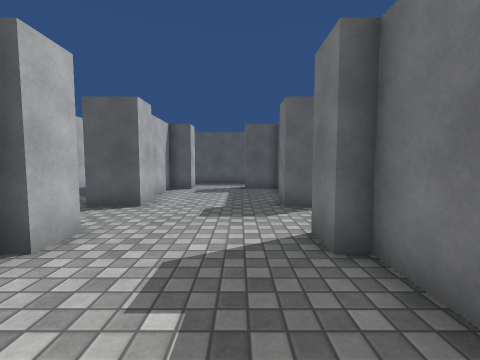
view 1 (above)

22 first-person views from a walk through a 3-D level made in the Unity game engine. The camera is 1.2 m above the floor, tilts 4° down and sees 90° across. The floor is counted in squares, 1 m on a side. Each view is taken from the middle of a square. On the plan, view 1 faces up. The plan holds only what a view shows up to about 12 squares ahead; the rest is blank. The place goes on beyond the plan. The player is left out. Surface patterns are stand-ins for the level's own textures.

view 2
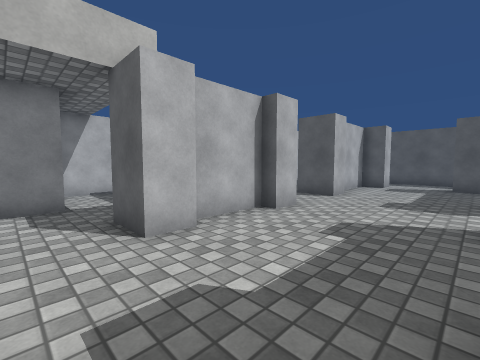

view 3
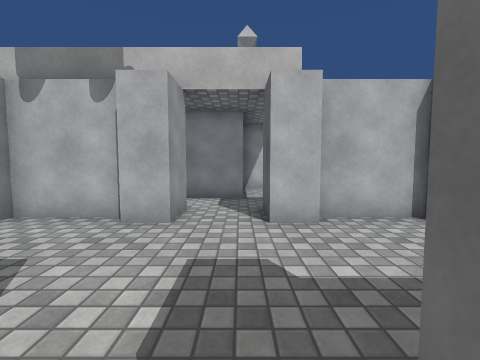

view 4
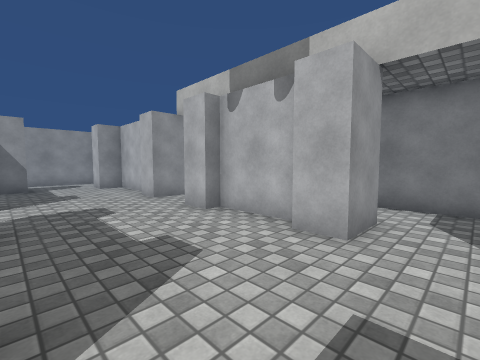

view 5
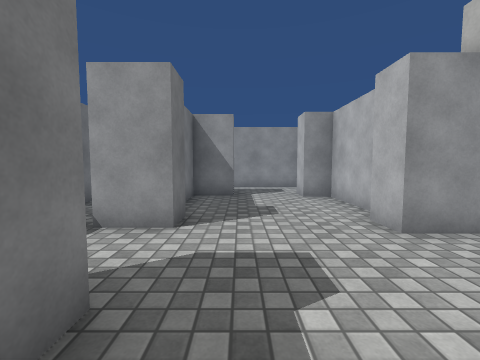

view 6
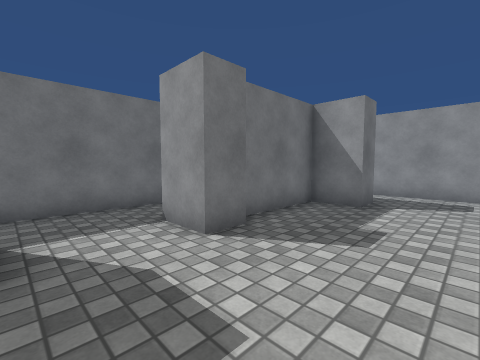

view 7
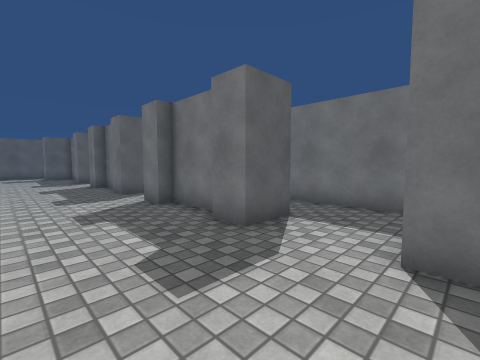

view 8
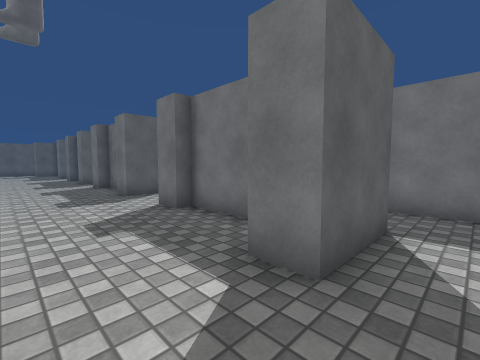

view 9
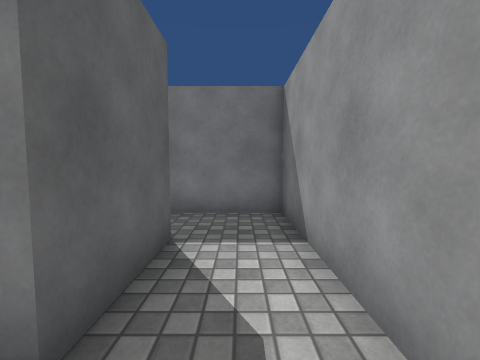

view 10
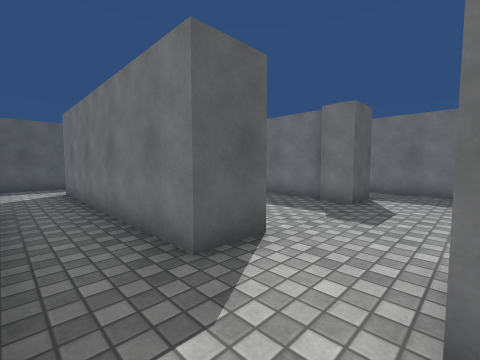

view 11
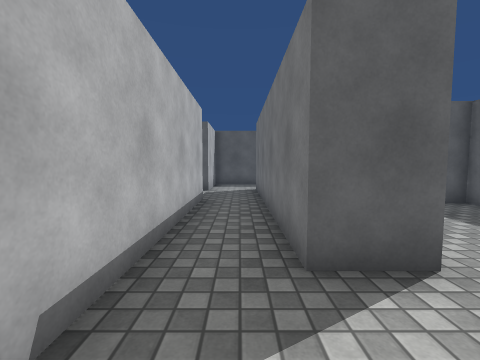

view 12
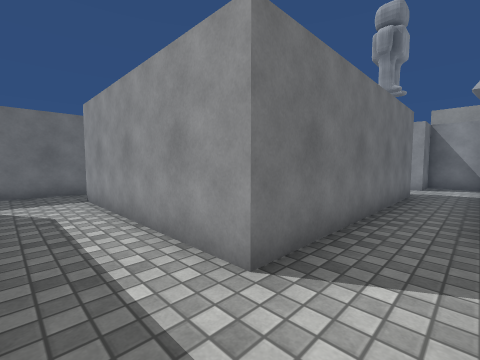

view 13
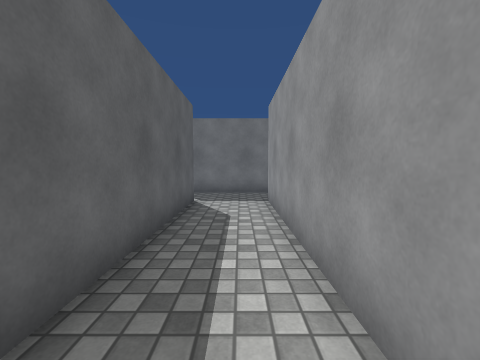

view 14
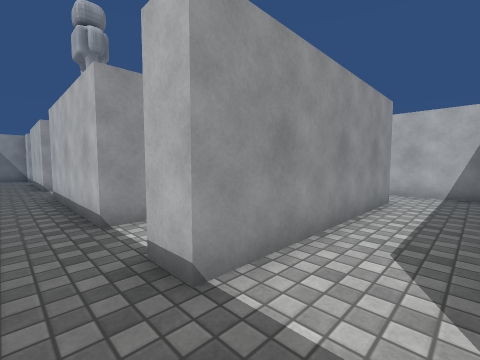

view 15
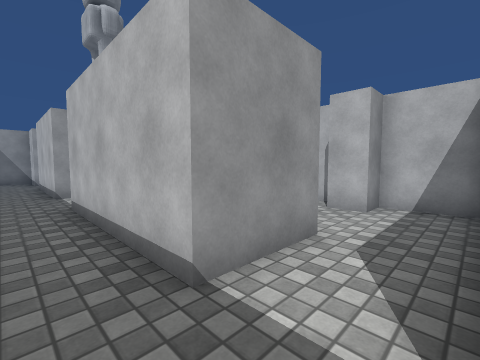

view 16
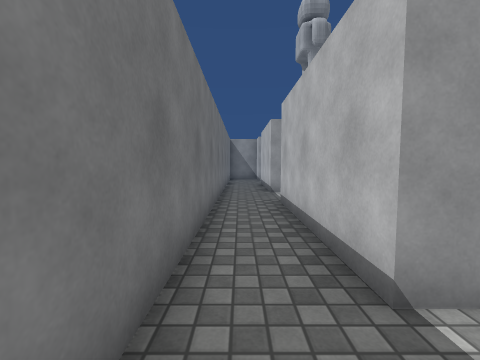

view 17
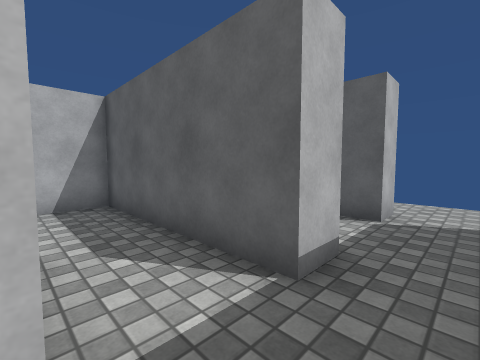

view 18
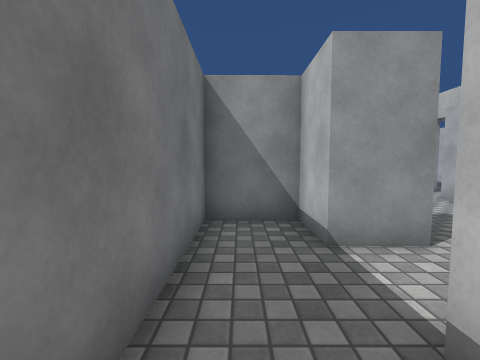

view 19
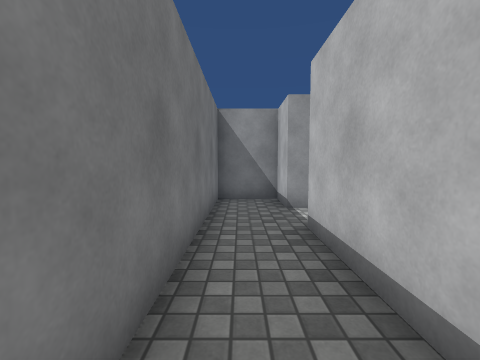

view 20
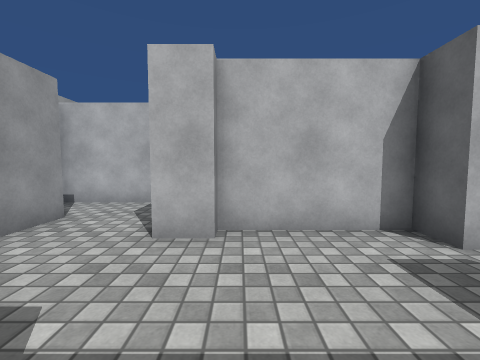

view 21
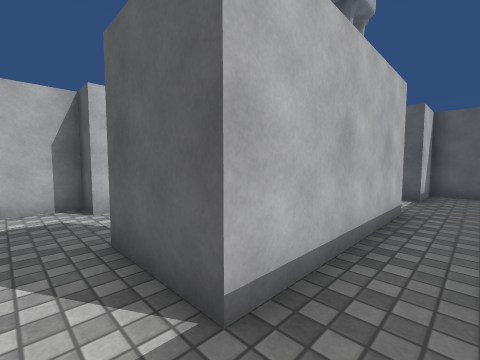

view 22
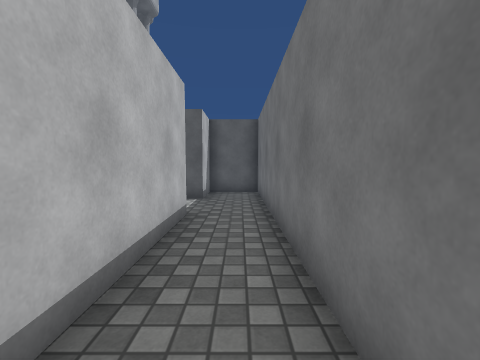

### Floor plan
Ten units are one square. View 1 is at (0, 0); x grows to the right and y downward. Boxes are objects, and circles mark ways between rooms. Rooms are numbered by the first view taken in them; rooms with no view inside come last. Other rooms are left out.
<svg viewBox="-68 -190 120 365">
<path fill="none" stroke="#000" d="M-28 24 -28 35M17 54 17 34 12 34 12 24 27 24M21 4 12 4 12 -6M-33 36 -33 60 -28 60 -28 71M-28 -6 -28 4M17 -16 17 -31 12 -31 12 -41M12 94 27 94 27 149 2 149 2 139 17 139 17 104 12 104 12 94M-28 90 -28 101M-28 -41 -28 -31 -33 -31 -33 -8M-33 109 -33 135 -23 135 -23 145 -33 145 -33 161M27 -66 12 -66 12 -76M17 -78 17 -111 2 -111M-29 170 47 170 47 50 27 50 27 69 12 69 12 59M1 -121 27 -121M27 -141 -33 -141 -33 -121 -23 -121 -23 -111 -33 -111 -33 -76 -28 -76 -28 -66M-63 -121 -63 -26M-63 -171 -63 -144M-28 -66 -43 -66 -43 -151 27 -151 27 -141M-60 -26 -43 -26 -43 -41 -28 -41M47 -134 47 -179M27 -185 27 -175 -60 -175M22 -41 27 -41 27 5M27 -121 27 -66M27 24 27 40 47 40 47 -134"/>
<circle cx="-35" cy="-55" r="3" fill="#2a7"/>
<circle cx="15" cy="-130" r="3" fill="#2a7"/>
<circle cx="20" cy="-55" r="3" fill="#2a7"/>
<circle cx="20" cy="15" r="3" fill="#2a7"/>
<circle cx="35" cy="-145" r="3" fill="#2a7"/>
<text x="0" y="30">1</text>
<text x="-50" y="-120">2</text>
<text x="30" y="-50">3</text>
</svg>
Room 1 opens to room 2. Room 1 opens to room 3. Room 2 opens to room 3.

Where each view was taken, in squares from view 1:
view 1: 0 up, 0 right, facing up
view 2: 2 down, 1 right, facing up-left
view 3: 1 down, 2 right, facing left
view 4: 1 down, 1 right, facing down-left
view 5: 5 down, 0 right, facing down
view 6: 7 down, 2 left, facing down-right
view 7: 10 down, 2 left, facing up-right
view 8: 16 down, 2 left, facing up-right
view 9: 16 down, 1 left, facing right
view 10: 4 up, 6 left, facing up-right
view 11: 4 up, 5 left, facing up
view 12: 17 up, 6 left, facing down-right
view 13: 16 up, 5 left, facing right
view 14: 17 up, 4 right, facing down-left
view 15: 14 up, 4 right, facing down-left
view 16: 14 up, 4 right, facing down
view 17: 12 up, 4 right, facing up-left
view 18: 1 up, 4 right, facing down
view 19: 4 up, 4 right, facing down
view 20: 8 up, 1 right, facing left
view 21: 16 down, 4 right, facing up-left
view 22: 15 down, 4 right, facing up
